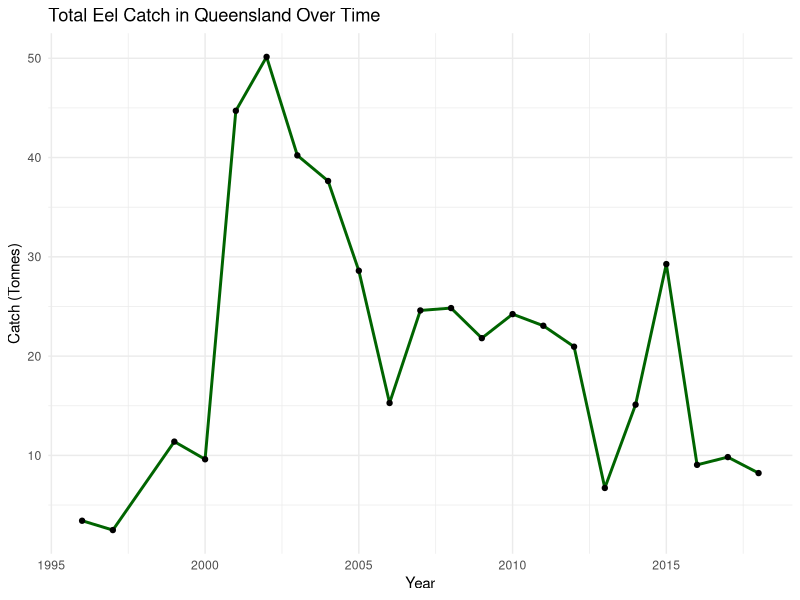

R code for this plot:
## ---- chunk 1
# Downloading necessary packages
library(tidyverse)

#3.10 Assignment: End-to-end data analysis in R
# loading my qfish data into R
qfish <- read_csv("../data/qfish.csv")

# importing my raw data to be tidied
raw_data <- read.csv("../data/qfish.csv", header = FALSE, stringsAsFactors = FALSE)

# remove the first 2 rows of non-data and renaming columns with proper headings
eel_data <- raw_data[-c(1:2), ]
colnames(eel_data) <- c("Year", "Licences", "Days", "Species", "Tonnes")

# removing rows with invalid entries like 'grand total', 'N/A', or text in "year' column
eel_data <- eel_data %>%
  filter(!Year %in% c("Grand Total", "2024 incomplete", "N/A"),
         !is.na(Licences),
         !Year == "CalendarYear")

# converting columns to proper types 
eel_data <- eel_data %>%
  filter(
    !Year %in% c("Grand Total", "2024 incomplete", "CalendarYear", "N/A"),
    !Licences %in% c("N/A"),
    !Days %in% c("N/A"),
    !Tonnes %in% c("N/A")
  )

# previewing cleaned data set
eel_data

## ---- chunk 2
# WOrking with cleaned data set

# converting character columns to numeric for analysis (now safe)
eel_data <- eel_data %>%
  mutate(
    Year = as.numeric(Year),
    Licences = as.numeric(Licences),
    Days = as.numeric(Days),
    Tonnes = as.numeric(Tonnes)
  )

# cleanup of any blanks just in case
eel_data <- eel_data %>%
  mutate(
    Year = as.numeric(str_trim(Year)),
    Licences = as.numeric(na_if(str_trim(Licences), "")),
    Days = as.numeric(na_if(str_trim(Days), "")),
    Tonnes = as.numeric(na_if(str_trim(Tonnes), ""))
  )

# creating a time series plot of eel catch by year
ggplot(eel_data, aes(x = Year, y = Tonnes)) +
  geom_line(color = "darkgreen", size = 1) +
  geom_point(color = "black") +
  labs(
    title = "Total Eel Catch in Queensland Over Time",
    x = "Year",
    y = "Catch (Tonnes)"
  ) +
  theme_minimal()

